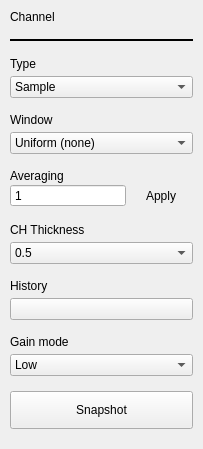
             <widget class="QWidget" name="channelSettings">
              <layout class="QVBoxLayout" name="verticalLayout_4">
               <property name="spacing">
                <number>15</number>
               </property>
               <property name="leftMargin">
                <number>10</number>
               </property>
               <property name="topMargin">
                <number>10</number>
               </property>
               <property name="rightMargin">
                <number>10</number>
               </property>
               <property name="bottomMargin">
                <number>10</number>
               </property>
               <item>
                <widget class="QLabel" name="channelSettingsTitle">
                 <property name="text">
                  <string>Channel</string>
                 </property>
                 <property name="general_settings_label" stdset="0">
                  <bool>true</bool>
                 </property>
                </widget>
               </item>
               <item>
                <widget class="Line" name="lineChannelSettingsTitle">
                 <property name="minimumSize">
                  <size>
                   <width>0</width>
                   <height>0</height>
                  </size>
                 </property>
                 <property name="maximumSize">
                  <size>
                   <width>16777215</width>
                   <height>16777215</height>
                  </size>
                 </property>
                 <property name="frameShadow">
                  <enum>QFrame::Plain</enum>
                 </property>
                 <property name="lineWidth">
                  <number>2</number>
                 </property>
                 <property name="orientation">
                  <enum>Qt::Horizontal</enum>
                 </property>
                 <property name="blue_line" stdset="0">
                  <bool>true</bool>
                 </property>
                </widget>
               </item>
               <item>
                <layout class="QVBoxLayout" name="verticalLayout_10">
                 <property name="spacing">
                  <number>5</number>
                 </property>
                 <property name="topMargin">
                  <number>0</number>
                 </property>
                 <item>
                  <widget class="QLabel" name="label_type">
                   <property name="text">
                    <string>Type</string>
                   </property>
                  </widget>
                 </item>
                 <item>
                  <widget class="QComboBox" name="comboBox_type">
                   <item>
                    <property name="text">
                     <string>Sample</string>
                    </property>
                   </item>
                   <item>
                    <property name="text">
                     <string>and other types</string>
                    </property>
                   </item>
                  </widget>
                 </item>
                </layout>
               </item>
               <item>
                <layout class="QVBoxLayout" name="verticalLayout_11">
                 <property name="spacing">
                  <number>5</number>
                 </property>
                 <property name="topMargin">
                  <number>0</number>
                 </property>
                 <item>
                  <widget class="QLabel" name="label_window">
                   <property name="text">
                    <string>Window</string>
                   </property>
                  </widget>
                 </item>
                 <item>
                  <widget class="QComboBox" name="comboBox_window">
                   <item>
                    <property name="text">
                     <string>Uniform (none)</string>
                    </property>
                   </item>
                   <item>
                    <property name="text">
                     <string>and others windows</string>
                    </property>
                   </item>
                  </widget>
                 </item>
                </layout>
               </item>
               <item>
                <layout class="QGridLayout" name="gridLayout_6">
                 <property name="topMargin">
                  <number>0</number>
                 </property>
                 <property name="horizontalSpacing">
                  <number>3</number>
                 </property>
                 <property name="verticalSpacing">
                  <number>0</number>
                 </property>
                 <item row="0" column="0">
                  <widget class="QLabel" name="label_averaging">
                   <property name="sizePolicy">
                    <sizepolicy hsizetype="Preferred" vsizetype="Fixed">
                     <horstretch>0</horstretch>
                     <verstretch>0</verstretch>
                    </sizepolicy>
                   </property>
                   <property name="text">
                    <string>Averaging</string>
                   </property>
                  </widget>
                 </item>
                 <item row="1" column="0">
                  <widget class="QSpinBox" name="spinBox_averaging">
                   <property name="styleSheet">
                    <string notr="true">font-size: 14px;
height:24px;
border: 0px;
border-bottom: 1px solid rgba(255,255,255,100);


QSpinBox[invalid=true] {
border-color: red;
}
QSpinBox[valid=true] {
border-color: green;
}</string>
                   </property>
                   <property name="buttonSymbols">
                    <enum>QAbstractSpinBox::NoButtons</enum>
                   </property>
                   <property name="keyboardTracking">
                    <bool>false</bool>
                   </property>
                   <property name="minimum">
                    <number>1</number>
                   </property>
                   <property name="maximum">
                    <number>10000</number>
                   </property>
                  </widget>
                 </item>
                 <item row="1" column="1">
                  <widget class="QPushButton" name="btnApply">
                   <property name="sizePolicy">
                    <sizepolicy hsizetype="Fixed" vsizetype="Fixed">
                     <horstretch>0</horstretch>
                     <verstretch>0</verstretch>
                    </sizepolicy>
                   </property>
                   <property name="minimumSize">
                    <size>
                     <width>64</width>
                     <height>25</height>
                    </size>
                   </property>
                   <property name="styleSheet">
                    <string notr="true">QPushButton {
border-width: 0px;
border-radius: 3px;
min-width: 64px;
}</string>
                   </property>
                   <property name="text">
                    <string>Apply</string>
                   </property>
                   <property name="blue_button" stdset="0">
                    <bool>true</bool>
                   </property>
                  </widget>
                 </item>
                </layout>
               </item>
               <item>
                <layout class="QVBoxLayout" name="verticalLayout_13">
                 <property name="spacing">
                  <number>5</number>
                 </property>
                 <property name="topMargin">
                  <number>0</number>
                 </property>
                 <item>
                  <widget class="QLabel" name="label_thickness">
                   <property name="text">
                    <string>CH Thickness</string>
                   </property>
                  </widget>
                 </item>
                 <item>
                  <widget class="QComboBox" name="comboBox_line_thickness">
                   <item>
                    <property name="text">
                     <string>0.5</string>
                    </property>
                   </item>
                   <item>
                    <property name="text">
                     <string>1</string>
                    </property>
                   </item>
                   <item>
                    <property name="text">
                     <string>1.5</string>
                    </property>
                   </item>
                   <item>
                    <property name="text">
                     <string>2</string>
                    </property>
                   </item>
                   <item>
                    <property name="text">
                     <string>2.5</string>
                    </property>
                   </item>
                   <item>
                    <property name="text">
                     <string>3</string>
                    </property>
                   </item>
                   <item>
                    <property name="text">
                     <string>3.5</string>
                    </property>
                   </item>
                   <item>
                    <property name="text">
                     <string>4</string>
                    </property>
                   </item>
                   <item>
                    <property name="text">
                     <string>4.5</string>
                    </property>
                   </item>
                   <item>
                    <property name="text">
                     <string>5</string>
                    </property>
                   </item>
                  </widget>
                 </item>
                </layout>
               </item>
               <item>
                <layout class="QVBoxLayout" name="verticalLayout_15">
                 <property name="spacing">
                  <number>5</number>
                 </property>
                 <property name="topMargin">
                  <number>0</number>
                 </property>
                 <item>
                  <widget class="QLabel" name="lbl_history">
                   <property name="text">
                    <string>History</string>
                   </property>
                  </widget>
                 </item>
                 <item>
                  <widget class="scopy::CustomSwitch" name="btnHistory">
                   <property name="text">
                    <string/>
                   </property>
                  </widget>
                 </item>
                </layout>
               </item>
               <item>
                <layout class="QVBoxLayout" name="verticalLayout_12">
                 <property name="spacing">
                  <number>5</number>
                 </property>
                 <property name="bottomMargin">
                  <number>0</number>
                 </property>
                 <item>
                  <widget class="QLabel" name="label_7">
                   <property name="text">
                    <string>Gain mode</string>
                   </property>
                  </widget>
                 </item>
                 <item>
                  <widget class="QComboBox" name="cmbGainMode">
                   <property name="currentText">
                    <string>Low</string>
                   </property>
                   <item>
                    <property name="text">
                     <string>Low</string>
                    </property>
                   </item>
                   <item>
                    <property name="text">
                     <string>High</string>
                    </property>
                   </item>
                  </widget>
                 </item>
                </layout>
               </item>
               <item>
                <widget class="QPushButton" name="btnSnapshot">
                 <property name="styleSheet">
                  <string notr="true">QPushButton{
  width: 175px;
  height: 30px;
  font-weight: normal;
  font-style: normal;
  text-align: center;
}</string>
                 </property>
                 <property name="text">
                  <string>Snapshot</string>
                 </property>
                 <property name="blue_button" stdset="0">
                  <bool>true</bool>
                 </property>
                </widget>
               </item>
               <item>
                <spacer name="verticalSpacer_4">
                 <property name="orientation">
                  <enum>Qt::Vertical</enum>
                 </property>
                 <property name="sizeHint" stdset="0">
                  <size>
                   <width>10</width>
                   <height>10</height>
                  </size>
                 </property>
                </spacer>
               </item>
               <item>
                <spacer name="verticalSpacer_3">
                 <property name="orientation">
                  <enum>Qt::Vertical</enum>
                 </property>
                 <property name="sizeType">
                  <enum>QSizePolicy::Fixed</enum>
                 </property>
                 <property name="sizeHint" stdset="0">
                  <size>
                   <width>10</width>
                   <height>0</height>
                  </size>
                 </property>
                </spacer>
               </item>
              </layout>
             </widget>
